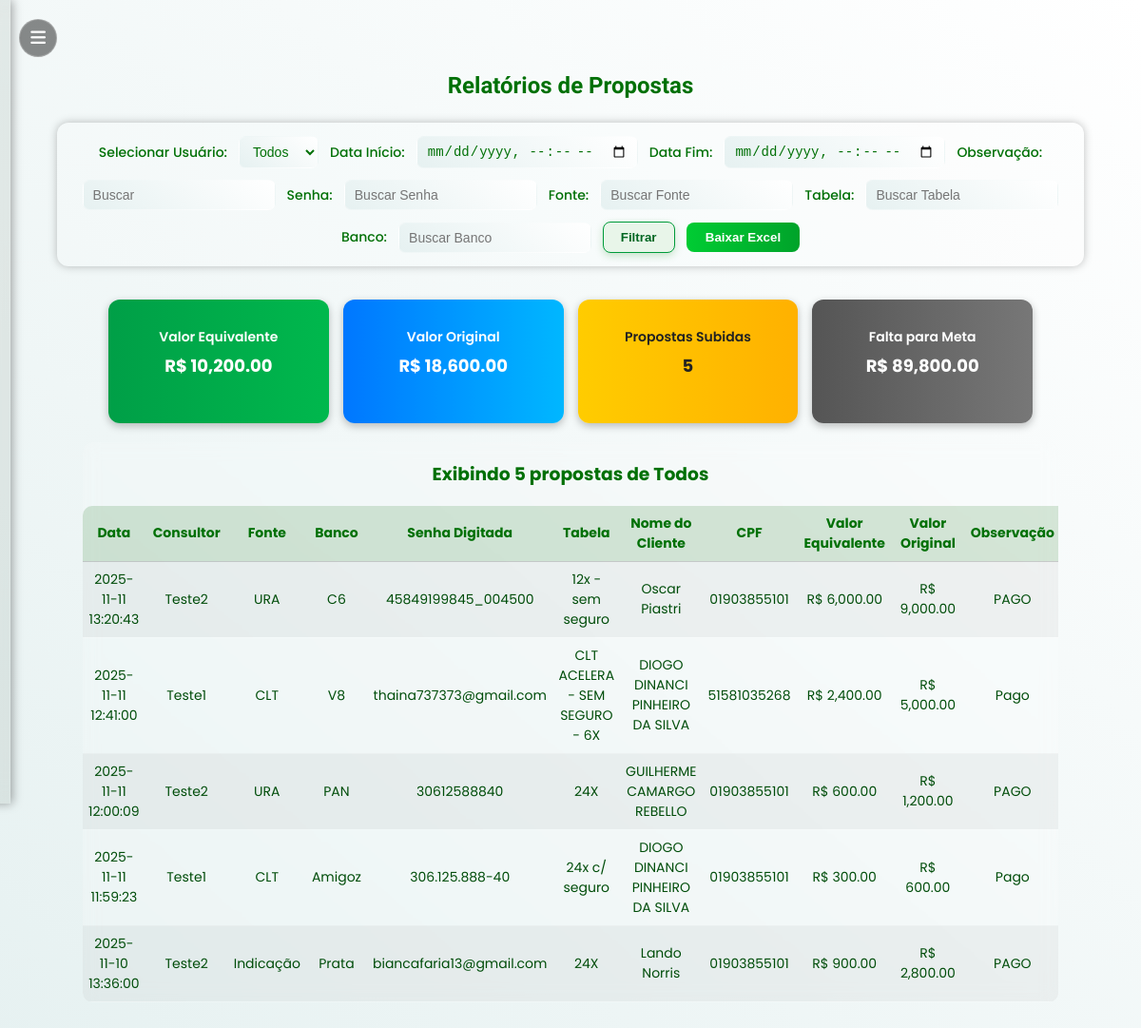
Page /relatorios (signed in) on the committed database.
### tables this page shows
CREATE TABLE propostas (
            id INTEGER PRIMARY KEY AUTOINCREMENT,
            data TEXT,
            consultor TEXT,
            fonte TEXT,
            banco TEXT,
            senha_digitada TEXT,
            tabela TEXT,
            nome_cliente TEXT,
            cpf TEXT,
            valor_equivalente REAL,
            valor_original REAL,
            observacao TEXT,
            telefone TEXT
        );

### app.py (the view, shortened to what this page needs)
@app.route("/relatorios", methods=["GET", "POST"])
def relatorios():
    if "user" not in session or session["role"] != "admin":
        return redirect(url_for("login"))
    conn = get_conn()
    cur = conn.cursor()
    cur.execute("""
        SELECT DISTINCT consultor
        FROM propostas
        WHERE consultor IS NOT NULL
        AND consultor NOT IN (SELECT nome FROM users WHERE role = 'admin')
        ORDER BY consultor;
    """)
    usuarios = [u[0] for u in cur.fetchall()]
    user = request.form.get("usuario")
    data_ini = request.form.get("data_ini")
    data_fim = request.form.get("data_fim")
    observacao = request.form.get("observacao", "").strip()
    senha_digitada = request.form.get("senha_digitada", "").strip()
    fonte = request.form.get("fonte", "").strip()
    tabela = request.form.get("tabela", "").strip()
    banco = request.form.get("banco", "").strip()
    acao = request.form.get("acao")
    def normalizar_data(data_str):
        if not data_str:
            return None
        try:
            return datetime.strptime(data_str, "%Y-%m-%dT%H:%M").strftime("%Y-%m-%d %H:%M:%S")
        except ValueError:
            return data_str
    data_ini = normalizar_data(data_ini)
    data_fim = normalizar_data(data_fim)
    ph = "?" if isinstance(conn, sqlite3.Connection) else "%s"
    query_base = f"""
        SELECT id, data, consultor, fonte, banco, senha_digitada, tabela, nome_cliente, cpf,
               valor_equivalente, valor_original, observacao, telefone
        FROM propostas
    """
    condicoes, params = [], []
    condicoes.append("consultor NOT IN (SELECT nome FROM users WHERE role = 'admin')")
    def filtro_lower(campo, valor):
        if isinstance(conn, sqlite3.Connection):
            return f"LOWER({campo}) LIKE LOWER({ph})", f"%{valor.lower()}%"
        else:
            return f"LOWER({campo}) LIKE LOWER({ph})", f"%{valor}%"
    if user and user.strip():
        condicoes.append(f"LOWER(consultor) = LOWER({ph})")
        params.append(user)
    if data_ini and data_fim:
        condicoes.append(f"data BETWEEN {ph} AND {ph}")
        params += [data_ini, data_fim]
    if observacao:
        filtro, valor = filtro_lower("observacao", observacao)
        condicoes.append(filtro)
        params.append(valor)
    if senha_digitada:
        filtro, valor = filtro_lower("senha_digitada", senha_digitada)
        condicoes.append(filtro)
        params.append(valor)
    if fonte:
        filtro, valor = filtro_lower("fonte", fonte)
        condicoes.append(filtro)
        params.append(valor)
    if banco:
        filtro, valor = filtro_lower("banco", banco)
        condicoes.append(filtro)
        params.append(valor)
    if tabela:
        filtro, valor = filtro_lower("tabela", tabela)
        condicoes.append(filtro)
        params.append(valor)
    if condicoes:
        query_base += " WHERE " + " AND ".join(condicoes)
    order_clause = "ORDER BY datetime(data) DESC" if isinstance(conn, sqlite3.Connection) else "ORDER BY data DESC"
    query_base += f" {order_clause}"
    cur.execute(query_base.replace("?", "%s") if not isinstance(conn, sqlite3.Connection) else query_base, tuple(params))
    dados = cur.fetchall()
    total_equivalente = sum(float(d[9] or 0) for d in dados)
    total_original = sum(float(d[10] or 0) for d in dados)
    total_propostas = len(dados)
    cur.execute("SELECT valor FROM metas_globais ORDER BY id DESC LIMIT 1;")
    meta_row = cur.fetchone()
    meta_global = float(meta_row[0]) if meta_row else 0.0
    if user:
        cur.execute(
            "SELECT meta FROM metas_individuais WHERE consultor = %s;"
            if not isinstance(conn, sqlite3.Connection)
            else "SELECT meta FROM metas_individuais WHERE consultor = ?;",
            (user,),
        )
        meta_individual_row = cur.fetchone()
        meta_individual = float(meta_individual_row[0]) if meta_individual_row else meta_global
        falta_para_meta = max(meta_individual - float(total_equivalente or 0), 0)
    else:
        falta_para_meta = max(meta_global - float(total_equivalente or 0), 0)
    conn.close()
    return render_template(
        "relatorios.html",
        usuarios=usuarios,
        dados=dados,
        user=user,
        data_ini=data_ini,
        data_fim=data_fim,
        observacao=observacao,
        senha_digitada=senha_digitada,
        fonte=fonte,
        tabela=tabela,
        banco=banco,
        total_equivalente=total_equivalente,
        total_original=total_original,
        total_propostas=total_propostas,
        falta_para_meta=falta_para_meta
    )

### app.py (called while the page is built)
def get_conn():
    if DATABASE_URL and psycopg2:
        return psycopg2.connect(DATABASE_URL, sslmode="require")
    else:
        return sqlite3.connect(LOCAL_DB, check_same_thread=False)

### templates/relatorios.html (shortened to what this page needs)
{% extends "base.html" %}
{% block content %}
<h1 class="titulo-tomorrow">Relatórios de Propostas</h1>
<div class="relatorios-container">
  <form method="POST" class="form-relatorios">
    <label>Selecionar Usuário:</label>
    <select name="usuario">
      <option value="" {% if not user %}selected{% endif %}>Todos</option>
    </select>
    <label>Data Início:</label>
    <input type="datetime-local" name="data_ini" value="{{ data_ini or '' }}">
    <label>Data Fim:</label>
    <input type="datetime-local" name="data_fim" value="{{ data_fim or '' }}">
    <label>Observação:</label>
    <input type="text" name="observacao" placeholder="Buscar" value="{{ observacao or '' }}" class="input-pequeno">
    <label>Senha:</label>
    <input type="text" name="senha_digitada" placeholder="Buscar Senha" value="{{ senha_digitada or '' }}"
      class="input-pequeno">
    <label>Fonte:</label>
    <input type="text" name="fonte" placeholder="Buscar Fonte" value="{{ fonte or '' }}" class="input-pequeno">
    <label>Tabela:</label>
    <input type="text" name="tabela" placeholder="Buscar Tabela" value="{{ tabela or '' }}" class="input-pequeno">
    <label>Banco:</label>
    <input type="text" name="banco" placeholder="Buscar Banco" value="{{ banco or '' }}" class="input-pequeno">
    <button type="submit" name="acao" value="filtrar" class="btn-filtrar">Filtrar</button>
    <button type="submit" name="acao" value="baixar" class="btn-baixar">Baixar Excel</button>
  </form>
</div>
{% if dados %}
<div class="cards-resumo">
  <div class="card verde">
    <h4>Valor Equivalente</h4>
    <p>R$ {{ "{:,.2f}".format(total_equivalente|float) }}</p>
  </div>
  <div class="card azul">
    <h4>Valor Original</h4>
    <p>R$ {{ "{:,.2f}".format(total_original|float) }}</p>
  </div>
  <div class="card amarelo">
    <h4>Propostas Subidas</h4>
    <p>{{ total_propostas }}</p>
  </div>
  <div class="card cinza">
    <h4>Falta para Meta</h4>
    <p>R$ {{ "{:,.2f}".format(falta_para_meta|float) }}</p>
  </div>
</div>
{% endif %}
{% if dados %}
<div class="tabela-relatorio">
  <h3>Exibindo {{ dados|length }} propostas de {{ user or 'Todos' }}</h3>
  <table>
    <thead>
      <tr>
        <th>Data</th>
        <th>Consultor</th>
        <th>Fonte</th>
        <th>Banco</th>
        <th>Senha Digitada</th>
        <th>Tabela</th>
        <th>Nome do Cliente</th>
        <th>CPF</th>
        <th>Valor Equivalente</th>
        <th>Valor Original</th>
        <th>Observação</th>
      </tr>
    </thead>
    <tbody>
      {% for d in dados %}
      <tr>
        <td>{{ d[1] }}</td>
        <td>{{ d[2] }}</td>
        <td>{{ d[3] }}</td>
        <td>{{ d[4] }}</td>
        <td>{{ d[5] }}</td>
        <td>{{ d[6] }}</td>
        <td>{{ d[7] }}</td>
        <td>{{ d[8] }}</td>
        <td>R$ {{ "{:,.2f}".format((d[9] or 0)|float) }}</td>
        <td>R$ {{ "{:,.2f}".format((d[10] or 0)|float) }}</td>
        <td>{{ d[11] }}</td>
      </tr>
      {% endfor %}
    </tbody>
  </table>
</div>
{% elif not erro %}
<div class="msg-vazia">
  <p>Aguarde... Carregando as últimas 30 propostas.</p>
</div>
{% endif %}
{% endblock %}

### static/style.css (style rules this page uses)
:root { --gradiente-inicio: #e6f1f1; --gradiente-fim: #ffffff; --cor-texto: #007006; --bg-container: rgba(255, 255, 255, 0.12); --bg-input: rgba(255, 255, 255, 0.15); }
body:not(.dark-mode) .btn-filtro, body:not(.dark-mode) .btn-filtrar { background: #e8f5e9 !important; color: #006622 !important; border: 1px solid #009b3a !important; }
body.pagina { background: linear-gradient(40deg, var(--gradiente-inicio), var(--gradiente-fim)); font-family: 'Poppins', sans-serif; color: var(--cor-texto); min-height: 100vh; margin: 0; transition: 0.4s ease; font-family: 'Poppins', sans-serif !important; overflow-y: auto; font-family: 'Poppins', sans-serif !important; }
.azul { background-color: #00b63a; border: none; color: white; padding: 12px 25px; border-radius: 8px; cursor: pointer; font-weight: 600; }
.titulo-tomorrow { font-family: 'Tomorrow', sans-serif; font-size: 32px; margin-bottom: 20px; }
.card { flex: 1 1 240px; border-radius: 15px; padding: 20px; color: white; text-align: center; box-shadow: 0 4px 18px rgba(0, 0, 0, 0.3); }
.verde { background: linear-gradient(135deg, #008f39, #00c06f); }
.azul { background: linear-gradient(135deg, #0066cc, #00aaff); }
.cinza { background: linear-gradient(135deg, #4d4d4d, #8a8a8a); }
.card { flex: 0 1 230px; max-width: 250px; text-align: center; padding: 14px 18px; border-radius: 18px; color: white; box-shadow: 0 5px 15px rgba(0, 0, 0, 0.2); min-height: 100px; display: flex; flex-direction: column; justify-content: center; }
.verde { background: linear-gradient(135deg, #008c3a, #00c06b); }
.azul { background: linear-gradient(135deg, #0077c0, #00b7ff); }
.amarelo { background: linear-gradient(135deg, #f6b400, #ffe26b); color: #333; }
.cinza { background: linear-gradient(135deg, #505050, #7c7c7c); }
.btn-filtrar { background: linear-gradient(40deg, var(--gradiente-inicio), var(--gradiente-fim)); color: var(--cor-texto); border: 1px solid rgba(255, 255, 255, 0.25); padding: 8px 16px; border-radius: 10px; cursor: pointer; font-weight: 600; transition: 0.3s ease; backdrop-filter: blur(6px); }
.btn-filtrar, .btn-editar { background: linear-gradient(90deg, #009b2d, #00c447); border: none; border-radius: 8px; color: var(--cor-texto); font-weight: 600; cursor: pointer; padding: 6px 14px; box-shadow: 0 3px 8px rgba(0, 128, 0, 0.2); transition: background 0.2s, transform 0.15s ease; }
.form-relatorios { display: flex; justify-content: center; align-items: center; gap: 10px; flex-wrap: wrap; margin-bottom: 20px; }
.btn-baixar { background: #00ac00; color: white; border: none; padding: 8px 15px; border-radius: 6px; cursor: pointer; }
.tabela-relatorio { width: 95%; margin: auto; background: rgba(255, 255, 255, 0.1); border-radius: 10px; backdrop-filter: blur(8px); max-height: 710px; overflow-y: auto; overflow-x: auto; scrollbar-width: thin; scrollbar-color: rgba(255, 255, 255, 0.3) transparent; }
.tabela-relatorio table { width: 100%; border-collapse: collapse; background: rgba(63, 63, 63, 0.1); color: var(--cor-texto); text-align: center; border-radius: 10px; overflow: hidden; font-size: 14px; }
.tabela-relatorio th, .tabela-relatorio td { padding: 8px 6px; border-bottom: 1px solid rgba(48, 48, 48, 0.2); color: var(--cor-texto); }
.form-relatorios { display: flex; justify-content: center; align-items: center; flex-wrap: wrap; gap: 12px; margin: 25px auto 35px; padding: 14px 20px; background: rgba(255, 255, 255, 0.08); border-radius: 12px; box-shadow: 0 0 10px rgba(0, 0, 0, 0.25); width: fit-content; position: relative; left: 50%; transform: translateX(-50%); }
.form-relatorios label { font-weight: 500; color: #fff; font-size: 14px; }
.form-relatorios select, .form-relatorios input[type="datetime-local"] { padding: 7px 10px; border-radius: 8px; border: 1px solid rgba(255, 255, 255, 0.25); background: rgba(255, 255, 255, 0.12); color: #fff; font-size: 14px; outline: none; transition: all 0.3s ease; }
.btn-filtrar { background: #ffffff; color: #007a33; font-weight: 600; border: none; border-radius: 8px; padding: 8px 18px; cursor: pointer; transition: all 0.25s ease; }
.btn-baixar { background: #00cc33; color: #fff; font-weight: 600; border: none; border-radius: 8px; padding: 8px 20px; cursor: pointer; transition: all 0.25s ease; }
h1.titulo-tomorrow { font-size: 24px; }
.btn-filtro, .btn-filtrar { padding: 8px 14px; border-radius: 8px; border: 1px solid #00a65a; background: white; color: #007b3a; cursor: pointer; transition: 0.2s; }

### rows in the picture
propostas: data "2025-11-11 13:20:43", consultor "Teste2", fonte "URA", banco "C6", senha_digitada "45849199845_004500", tabela "12x - sem seguro", nome_cliente "Oscar Piastri", cpf "01903855101", valor_equivalente "6,000.00", valor_original "9,000.00", observacao "PAGO"
propostas: data "2025-11-11 12:41:00", consultor "Teste1", fonte "CLT", banco "V8", senha_digitada "thaina737373@gmail.com", tabela "CLT ACELERA - SEM SEGURO - 6X", nome_cliente "DIOGO DINANCI PINHEIRO DA SILVA", cpf "51581035268", valor_equivalente "2,400.00", valor_original "5,000.00", observacao "Pago"
propostas: data "2025-11-11 12:00:09", consultor "Teste2", fonte "URA", banco "PAN", senha_digitada "30612588840", tabela "24X", nome_cliente "GUILHERME CAMARGO REBELLO", cpf "01903855101", valor_equivalente "600.00", valor_original "1,200.00", observacao "PAGO"
propostas: data "2025-11-11 11:59:23", consultor "Teste1", fonte "CLT", banco "Amigoz", senha_digitada "306.125.888-40", tabela "24x c/ seguro", nome_cliente "DIOGO DINANCI PINHEIRO DA SILVA", cpf "01903855101", valor_equivalente "300.00", valor_original "600.00", observacao "Pago"
propostas: data "2025-11-10 13:36:00", consultor "Teste2", fonte "Indicação", banco "Prata", senha_digitada "biancafaria13@gmail.com", tabela "24X", nome_cliente "Lando Norris", cpf "01903855101", valor_equivalente "900.00", valor_original "2,800.00", observacao "PAGO"

### other values in the picture
{{ "{:,.2f}".format(total_equivalente|float) }} "10,200.00"
{{ "{:,.2f}".format(total_original|float) }} "18,600.00"
{{ total_propostas }} "5"
{{ "{:,.2f}".format(falta_para_meta|float) }} "89,800.00"
{{ dados|length }} "5"
{{ user or 'Todos' }} "Todos"
